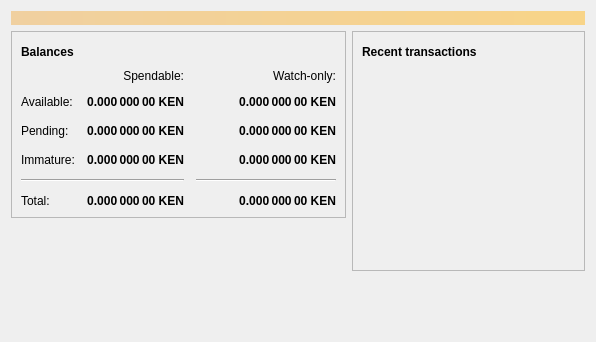
<?xml version="1.0" encoding="UTF-8"?>
<ui version="4.0">
 <class>OverviewPage</class>
 <widget class="QWidget" name="OverviewPage">
  <property name="geometry">
   <rect>
    <x>0</x>
    <y>0</y>
    <width>596</width>
    <height>342</height>
   </rect>
  </property>
  <property name="windowTitle">
   <string>Form</string>
  </property>
  <layout class="QVBoxLayout" name="topLayout">
   <item>
    <widget class="QLabel" name="labelAlerts">
     <property name="visible">
      <bool>false</bool>
     </property>
     <property name="styleSheet">
      <string notr="true">QLabel { background-color: qlineargradient(x1: 0, y1: 0, x2: 1, y2: 0, stop:0 #F0D0A0, stop:1 #F8D488); color:#000000; }</string>
     </property>
     <property name="wordWrap">
      <bool>true</bool>
     </property>
     <property name="margin">
      <number>3</number>
     </property>
     <property name="textInteractionFlags">
      <set>Qt::TextSelectableByMouse</set>
     </property>
    </widget>
   </item>
   <item>
    <layout class="QHBoxLayout" name="horizontalLayout" stretch="1,1">
     <item>
      <layout class="QVBoxLayout" name="verticalLayout_2">
       <item>
        <widget class="QFrame" name="frame">
         <property name="frameShape">
          <enum>QFrame::StyledPanel</enum>
         </property>
         <property name="frameShadow">
          <enum>QFrame::Raised</enum>
         </property>
         <layout class="QVBoxLayout" name="verticalLayout_4">
          <item>
           <layout class="QHBoxLayout" name="horizontalLayout_4">
            <item>
             <widget class="QLabel" name="label_5">
              <property name="font">
               <font>
                <weight>75</weight>
                <bold>true</bold>
               </font>
              </property>
              <property name="text">
               <string>Balances</string>
              </property>
             </widget>
            </item>
            <item>
             <widget class="QPushButton" name="labelWalletStatus">
              <property name="enabled">
               <bool>true</bool>
              </property>
              <property name="maximumSize">
               <size>
                <width>30</width>
                <height>16777215</height>
               </size>
              </property>
              <property name="toolTip">
               <string>The displayed information may be out of date. Your wallet automatically synchronizes with the KenFMcoin network after a connection is established, but this process has not completed yet.</string>
              </property>
              <property name="text">
               <string/>
              </property>
              <property name="icon">
               <iconset resource="../kenfmcoin.qrc">
                <normaloff>:/icons/warning</normaloff>
                <disabledoff>:/icons/warning</disabledoff>:/icons/warning</iconset>
              </property>
              <property name="iconSize">
               <size>
                <width>24</width>
                <height>24</height>
               </size>
              </property>
              <property name="flat">
               <bool>true</bool>
              </property>
             </widget>
            </item>
            <item>
             <spacer name="horizontalSpacer_3">
              <property name="orientation">
               <enum>Qt::Horizontal</enum>
              </property>
              <property name="sizeHint" stdset="0">
               <size>
                <width>40</width>
                <height>20</height>
               </size>
              </property>
             </spacer>
            </item>
           </layout>
          </item>
          <item>
           <layout class="QGridLayout" name="gridLayout">
            <property name="spacing">
             <number>12</number>
            </property>
            <item row="2" column="2">
             <widget class="QLabel" name="labelWatchPending">
              <property name="font">
               <font>
                <weight>75</weight>
                <bold>true</bold>
               </font>
              </property>
              <property name="cursor">
               <cursorShape>IBeamCursor</cursorShape>
              </property>
              <property name="toolTip">
               <string>Unconfirmed transactions to watch-only addresses</string>
              </property>
              <property name="text">
               <string notr="true">0.000 000 00 KEN</string>
              </property>
              <property name="alignment">
               <set>Qt::AlignRight|Qt::AlignTrailing|Qt::AlignVCenter</set>
              </property>
              <property name="textInteractionFlags">
               <set>Qt::LinksAccessibleByMouse|Qt::TextSelectableByKeyboard|Qt::TextSelectableByMouse</set>
              </property>
             </widget>
            </item>
            <item row="2" column="1">
             <widget class="QLabel" name="labelUnconfirmed">
              <property name="font">
               <font>
                <weight>75</weight>
                <bold>true</bold>
               </font>
              </property>
              <property name="cursor">
               <cursorShape>IBeamCursor</cursorShape>
              </property>
              <property name="toolTip">
               <string>Total of transactions that have yet to be confirmed, and do not yet count toward the spendable balance</string>
              </property>
              <property name="text">
               <string notr="true">0.000 000 00 KEN</string>
              </property>
              <property name="alignment">
               <set>Qt::AlignRight|Qt::AlignTrailing|Qt::AlignVCenter</set>
              </property>
              <property name="textInteractionFlags">
               <set>Qt::LinksAccessibleByMouse|Qt::TextSelectableByKeyboard|Qt::TextSelectableByMouse</set>
              </property>
             </widget>
            </item>
            <item row="3" column="2">
             <widget class="QLabel" name="labelWatchImmature">
              <property name="font">
               <font>
                <weight>75</weight>
                <bold>true</bold>
               </font>
              </property>
              <property name="cursor">
               <cursorShape>IBeamCursor</cursorShape>
              </property>
              <property name="toolTip">
               <string>Mined balance in watch-only addresses that has not yet matured</string>
              </property>
              <property name="text">
               <string notr="true">0.000 000 00 KEN</string>
              </property>
              <property name="alignment">
               <set>Qt::AlignRight|Qt::AlignTrailing|Qt::AlignVCenter</set>
              </property>
              <property name="textInteractionFlags">
               <set>Qt::LinksAccessibleByMouse|Qt::TextSelectableByKeyboard|Qt::TextSelectableByMouse</set>
              </property>
             </widget>
            </item>
            <item row="4" column="0" colspan="2">
             <widget class="Line" name="line">
              <property name="orientation">
               <enum>Qt::Horizontal</enum>
              </property>
             </widget>
            </item>
            <item row="4" column="2">
             <widget class="Line" name="lineWatchBalance">
              <property name="sizePolicy">
               <sizepolicy hsizetype="Preferred" vsizetype="Fixed">
                <horstretch>0</horstretch>
                <verstretch>0</verstretch>
               </sizepolicy>
              </property>
              <property name="minimumSize">
               <size>
                <width>140</width>
                <height>0</height>
               </size>
              </property>
              <property name="orientation">
               <enum>Qt::Horizontal</enum>
              </property>
             </widget>
            </item>
            <item row="5" column="0">
             <widget class="QLabel" name="labelTotalText">
              <property name="text">
               <string>Total:</string>
              </property>
             </widget>
            </item>
            <item row="3" column="1">
             <widget class="QLabel" name="labelImmature">
              <property name="font">
               <font>
                <weight>75</weight>
                <bold>true</bold>
               </font>
              </property>
              <property name="cursor">
               <cursorShape>IBeamCursor</cursorShape>
              </property>
              <property name="toolTip">
               <string>Mined balance that has not yet matured</string>
              </property>
              <property name="text">
               <string notr="true">0.000 000 00 KEN</string>
              </property>
              <property name="alignment">
               <set>Qt::AlignRight|Qt::AlignTrailing|Qt::AlignVCenter</set>
              </property>
              <property name="textInteractionFlags">
               <set>Qt::LinksAccessibleByMouse|Qt::TextSelectableByKeyboard|Qt::TextSelectableByMouse</set>
              </property>
             </widget>
            </item>
            <item row="2" column="3">
             <spacer name="horizontalSpacer_2">
              <property name="orientation">
               <enum>Qt::Horizontal</enum>
              </property>
              <property name="sizeHint" stdset="0">
               <size>
                <width>40</width>
                <height>20</height>
               </size>
              </property>
             </spacer>
            </item>
            <item row="3" column="0">
             <widget class="QLabel" name="labelImmatureText">
              <property name="text">
               <string>Immature:</string>
              </property>
             </widget>
            </item>
            <item row="5" column="1">
             <widget class="QLabel" name="labelTotal">
              <property name="font">
               <font>
                <weight>75</weight>
                <bold>true</bold>
               </font>
              </property>
              <property name="cursor">
               <cursorShape>IBeamCursor</cursorShape>
              </property>
              <property name="toolTip">
               <string>Your current total balance</string>
              </property>
              <property name="text">
               <string notr="true">0.000 000 00 KEN</string>
              </property>
              <property name="alignment">
               <set>Qt::AlignRight|Qt::AlignTrailing|Qt::AlignVCenter</set>
              </property>
              <property name="textInteractionFlags">
               <set>Qt::LinksAccessibleByMouse|Qt::TextSelectableByKeyboard|Qt::TextSelectableByMouse</set>
              </property>
             </widget>
            </item>
            <item row="5" column="2">
             <widget class="QLabel" name="labelWatchTotal">
              <property name="font">
               <font>
                <weight>75</weight>
                <bold>true</bold>
               </font>
              </property>
              <property name="cursor">
               <cursorShape>IBeamCursor</cursorShape>
              </property>
              <property name="toolTip">
               <string>Current total balance in watch-only addresses</string>
              </property>
              <property name="text">
               <string notr="true">0.000 000 00 KEN</string>
              </property>
              <property name="alignment">
               <set>Qt::AlignRight|Qt::AlignTrailing|Qt::AlignVCenter</set>
              </property>
              <property name="textInteractionFlags">
               <set>Qt::LinksAccessibleByMouse|Qt::TextSelectableByKeyboard|Qt::TextSelectableByMouse</set>
              </property>
             </widget>
            </item>
            <item row="0" column="2">
             <widget class="QLabel" name="labelWatchonly">
              <property name="text">
               <string>Watch-only:</string>
              </property>
              <property name="alignment">
               <set>Qt::AlignRight|Qt::AlignTrailing|Qt::AlignVCenter</set>
              </property>
             </widget>
            </item>
            <item row="1" column="0">
             <widget class="QLabel" name="labelBalanceText">
              <property name="text">
               <string>Available:</string>
              </property>
             </widget>
            </item>
            <item row="1" column="1">
             <widget class="QLabel" name="labelBalance">
              <property name="font">
               <font>
                <weight>75</weight>
                <bold>true</bold>
               </font>
              </property>
              <property name="cursor">
               <cursorShape>IBeamCursor</cursorShape>
              </property>
              <property name="toolTip">
               <string>Your current spendable balance</string>
              </property>
              <property name="text">
               <string notr="true">0.000 000 00 KEN</string>
              </property>
              <property name="alignment">
               <set>Qt::AlignRight|Qt::AlignTrailing|Qt::AlignVCenter</set>
              </property>
              <property name="textInteractionFlags">
               <set>Qt::LinksAccessibleByMouse|Qt::TextSelectableByKeyboard|Qt::TextSelectableByMouse</set>
              </property>
             </widget>
            </item>
            <item row="1" column="2">
             <widget class="QLabel" name="labelWatchAvailable">
              <property name="font">
               <font>
                <weight>75</weight>
                <bold>true</bold>
               </font>
              </property>
              <property name="cursor">
               <cursorShape>IBeamCursor</cursorShape>
              </property>
              <property name="toolTip">
               <string>Your current balance in watch-only addresses</string>
              </property>
              <property name="text">
               <string notr="true">0.000 000 00 KEN</string>
              </property>
              <property name="alignment">
               <set>Qt::AlignRight|Qt::AlignTrailing|Qt::AlignVCenter</set>
              </property>
              <property name="textInteractionFlags">
               <set>Qt::LinksAccessibleByMouse|Qt::TextSelectableByKeyboard|Qt::TextSelectableByMouse</set>
              </property>
             </widget>
            </item>
            <item row="2" column="0">
             <widget class="QLabel" name="labelPendingText">
              <property name="text">
               <string>Pending:</string>
              </property>
             </widget>
            </item>
            <item row="0" column="1">
             <widget class="QLabel" name="labelSpendable">
              <property name="text">
               <string>Spendable:</string>
              </property>
              <property name="alignment">
               <set>Qt::AlignRight|Qt::AlignTrailing|Qt::AlignVCenter</set>
              </property>
             </widget>
            </item>
           </layout>
          </item>
         </layout>
        </widget>
       </item>
       <item>
        <spacer name="verticalSpacer">
         <property name="orientation">
          <enum>Qt::Vertical</enum>
         </property>
         <property name="sizeHint" stdset="0">
          <size>
           <width>20</width>
           <height>40</height>
          </size>
         </property>
        </spacer>
       </item>
      </layout>
     </item>
     <item>
      <layout class="QVBoxLayout" name="verticalLayout_3">
       <item>
        <widget class="QFrame" name="frame_2">
         <property name="frameShape">
          <enum>QFrame::StyledPanel</enum>
         </property>
         <property name="frameShadow">
          <enum>QFrame::Raised</enum>
         </property>
         <layout class="QVBoxLayout" name="verticalLayout">
          <item>
           <layout class="QHBoxLayout" name="horizontalLayout_2">
            <item>
             <widget class="QLabel" name="label_4">
              <property name="font">
               <font>
                <weight>75</weight>
                <bold>true</bold>
               </font>
              </property>
              <property name="text">
               <string>Recent transactions</string>
              </property>
             </widget>
            </item>
            <item>
             <widget class="QPushButton" name="labelTransactionsStatus">
              <property name="enabled">
               <bool>true</bool>
              </property>
              <property name="maximumSize">
               <size>
                <width>30</width>
                <height>16777215</height>
               </size>
              </property>
              <property name="toolTip">
               <string>The displayed information may be out of date. Your wallet automatically synchronizes with the KenFMcoin network after a connection is established, but this process has not completed yet.</string>
              </property>
              <property name="text">
               <string/>
              </property>
              <property name="icon">
               <iconset resource="../kenfmcoin.qrc">
                <normaloff>:/icons/warning</normaloff>
                <disabledoff>:/icons/warning</disabledoff>:/icons/warning</iconset>
              </property>
              <property name="iconSize">
               <size>
                <width>24</width>
                <height>24</height>
               </size>
              </property>
              <property name="flat">
               <bool>true</bool>
              </property>
             </widget>
            </item>
            <item>
             <spacer name="horizontalSpacer">
              <property name="orientation">
               <enum>Qt::Horizontal</enum>
              </property>
              <property name="sizeHint" stdset="0">
               <size>
                <width>40</width>
                <height>20</height>
               </size>
              </property>
             </spacer>
            </item>
           </layout>
          </item>
          <item>
           <widget class="QListView" name="listTransactions">
            <property name="styleSheet">
             <string notr="true">QListView { background: transparent; }</string>
            </property>
            <property name="frameShape">
             <enum>QFrame::NoFrame</enum>
            </property>
            <property name="verticalScrollBarPolicy">
             <enum>Qt::ScrollBarAlwaysOff</enum>
            </property>
            <property name="horizontalScrollBarPolicy">
             <enum>Qt::ScrollBarAlwaysOff</enum>
            </property>
            <property name="selectionMode">
             <enum>QAbstractItemView::NoSelection</enum>
            </property>
           </widget>
          </item>
         </layout>
        </widget>
       </item>
       <item>
        <spacer name="verticalSpacer_2">
         <property name="orientation">
          <enum>Qt::Vertical</enum>
         </property>
         <property name="sizeHint" stdset="0">
          <size>
           <width>20</width>
           <height>40</height>
          </size>
         </property>
        </spacer>
       </item>
      </layout>
     </item>
    </layout>
   </item>
  </layout>
 </widget>
 <resources/>
 <connections/>
</ui>
